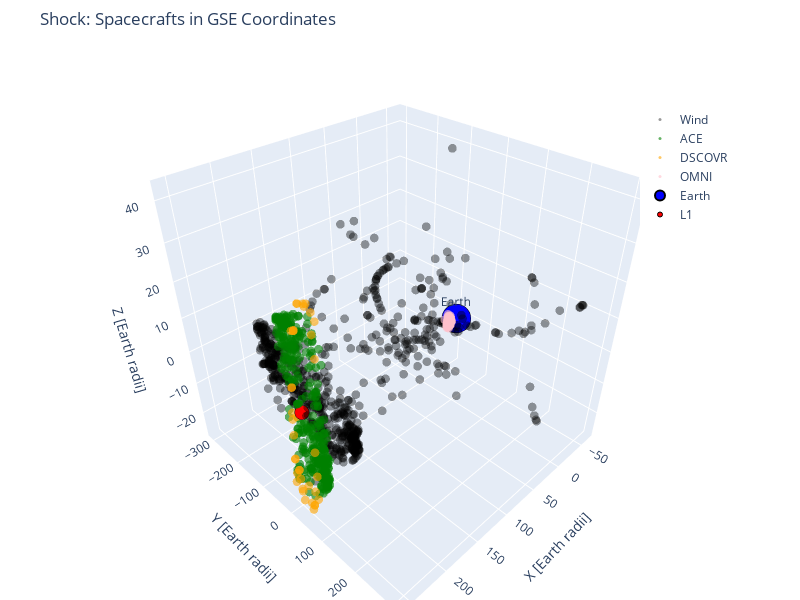

The notebook cell this image was saved under:
### Code cell
GSE_sc_plot_all(Wind_df, ACE_df, DSCOVR_df, OMNI_df, 'Shock: Spacecrafts in GSE Coordinates')

### Figure 1 — Plotly figure (JSON) as saved in the notebook; plotly's stock layout.template omitted (floating-point values rounded to 4 significant figures; data arrays with more than 128 entries replaced by an {"elided": "..."} marker saying what was removed)
{"data": [{"hoverinfo": "text", "marker": {"color": "black", "opacity": 0.4, "size": 3}, "mode": "markers", "name": "Wind", "text": {"elided": "674 str values"}, "type": "scatter3d", "x": {"elided": "674 float values"}, "y": {"elided": "674 float values"}, "z": {"elided": "674 float values"}}, {"hoverinfo": "text", "marker": {"color": "green", "opacity": 0.6, "size": 3}, "mode": "markers", "name": "ACE", "text": {"elided": "352 str values"}, "type": "scatter3d", "x": {"elided": "352 float values"}, "y": {"elided": "352 float values"}, "z": {"elided": "352 float values"}}, {"hoverinfo": "text", "marker": {"color": "orange", "opacity": 0.6, "size": 3}, "mode": "markers", "name": "DSCOVR", "text": ["2019-02-01", "2019-01-29", "2019-01-05", "2018-12-20", "2018-08-20", "2018-05-05", "2018-04-19", "2018-03-09", "2018-02-15", "2017-11-14", "2017-10-24", "2017-09-14", "2017-09-12", "2017-09-07", "2017-08-31", "2017-08-31", "2017-08-22", "2017-07-16", "2017-07-08", "2017-07-01", "2017-05-27", "2017-05-20", "2017-04-23", "2017-04-23", "2017-04-08", "2017-04-08", "2017-04-08", "2017-03-22", "2017-03-22", "2017-02-24", "2017-02-24", "2017-01-26", "2017-01-26", "2016-11-09", "2016-10-12", "2016-08-16", "2016-07-29", "2016-07-19"], "type": "scatter3d", "x": [238.4, 238.9, 242.5, 237.6, 240.5, 223.1, 221.8, 230.3, 239.3, 219.7, 219.8, 235.2, 235.9, 237.8, 241.8, 241.9, 246.3, 246.4, 243.4, 241.2, 227.2, 224.7, 223.0, 223.0, 224.9, 224.9, 224.9, 232.2, 232.2, 241.7, 241.7, 241.2, 241.2, 217.8, 226.2, 248.1, 246.1, 241.8], "y": [-29.24, -26.55, 7.3, 28.56, -35.47, 19.15, -1.86, -41.23, -28.23, 19.39, -9.79, -41.29, -40.9, -38.57, -32.36, -32.22, -24.03, 23.91, 32.01, 38.13, 28.99, 19.47, -19.32, -19.32, -34.28, -34.4, -34.4, -41.75, -41.75, -22.63, -22.63, 17.75, 17.75, -7.2, -38.16, 3.69, 26.47, 35.72], "z": [-27.37, -27.84, -22.19, -10.12, -21.96, 25.84, 26.0, -5.47, -23.52, 23.3, 26.0, -3.57, -5.48, -10.01, -16.55, -16.67, -22.91, -25.94, -21.82, -16.56, 15.29, 20.57, 25.91, 25.91, 18.66, 18.53, 18.53, 3.5, 3.5, -19.55, -19.55, -28.33, -28.33, 25.99, 18.42, -26.53, -28.12, -24.48]}, {"hoverinfo": "text", "marker": {"color": "pink", "opacity": 0.6, "size": 3}, "mode": "markers", "name": "OMNI", "text": {"elided": "288 str values"}, "type": "scatter3d", "x": {"elided": "288 float values"}, "y": {"elided": "288 float values"}, "z": {"elided": "288 float values"}}, {"hoverinfo": "text", "marker": {"color": "blue", "line": {"color": "black", "width": 2}, "size": 10}, "mode": "markers+text", "name": "Earth", "text": ["Earth"], "textposition": "top center", "type": "scatter3d", "x": [0], "y": [0], "z": [0]}, {"hoverinfo": "text", "marker": {"color": "red", "line": {"color": "black", "width": 1}, "size": 5}, "mode": "markers+text", "name": "L1", "text": ["L1"], "textposition": "top center", "type": "scatter3d", "x": [238], "y": [0], "z": [0]}], "layout": {"height": 600, "legend": {"x": 0.8, "y": 0.9}, "margin": {"b": 0, "l": 0, "r": 0, "t": 50}, "scene": {"xaxis": {"range": [-73.56, 266], "title": {"text": "X [Earth radii]"}}, "yaxis": {"range": [-322.4, 320.8], "title": {"text": "Y [Earth radii]"}}, "zaxis": {"range": [-28.33, 44.49], "title": {"text": "Z [Earth radii]"}}}, "title": {"text": "Shock: Spacecrafts in GSE Coordinates"}, "width": 800}}
